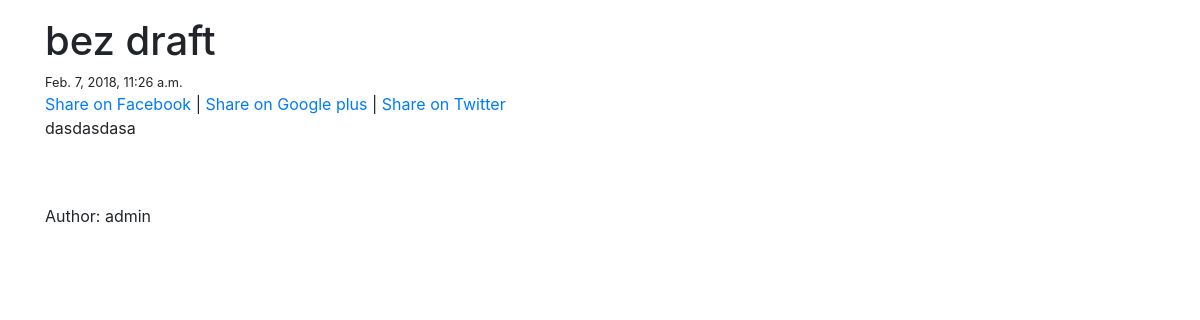
Page /24/ on the committed database.
### posts/models.py (models this page shows, shortened)
class Post(models.Model):
    user = models.ForeignKey(settings.AUTH_USER_MODEL, blank=True, null=True)
    title = models.CharField(max_length=100)
    image = models.ImageField(null=True, blank=True, height_field='height_field', width_field='width_field')
    height_field = models.IntegerField(default=0)
    width_field = models.IntegerField(default=0)
    content = models.TextField()
    draft = models.BooleanField(default=False)
    publish = models.DateTimeField(auto_now=False, auto_now_add=False)
    update = models.DateTimeField(auto_now=True, auto_now_add=False)
    timestamp = models.DateTimeField(auto_now=False, auto_now_add=True)

### posts/views.py (the view)
# urls.py: url(r'^(?P<id>\d+)/$', views.post_detail, name="detail"),
def post_detail(request, id):
    instance = get_object_or_404(Post, id=id)
    share_string = quote_plus(instance.content)
    context = {
        "title": instance.title,
        "instance": instance,
        "share_string": share_string,
    }
    return render(request, 'posts/post_detail.html', context)

### posts/templatetags/urlify.py (called while the page is built)
@register.filter
def urlify(value):
    return quote_plus(value)

### posts/templates/posts/post_detail.html (shortened to what this page needs)
{% extends "posts/base.html" %}
{% load urlify %}
{% block content %}
    <p class="col-sm-6 col-sm-offset-3">
        <h1>{{instance.title}}</h1> <small>{{ instance.timestamp }}</small>  <small>{% if instance.draft %}<span style="color:red;">Draft</span>{% endif %}</small>
         <div>
    <a href="http://www.facebook.com/sharer/sharer.php?u={{ request.build_absolute_uri }}">
        Share on Facebook
    </a>
    |<a href="http://www.plus.google.com/share?url={{ request.build_absolute_uri }}">
         Share on Google plus
    </a>
    |<a href="http://www.twitter.com/home?status={{ instance.content|urlify }}%20{{ request.build_absolute_uri }}">
         Share on Twitter
    </a>
 </div>
        {{ instance.content|linebreaks }}<br/>
        {{ instance.updated }}<br/>
        {% if instance.user %}
                <p> Author: {{ instance.user }} </p>
        {% endif %}
    </div>
{% endblock content %}

### posts/static/CSS/base.css (style rules this page uses)
h1 { color: #777777; }

### rows in the picture
Post: title "bez draft", timestamp "Feb. 7, 2018, 11:26 a.m.", content "dasdasdasa", user "admin"
